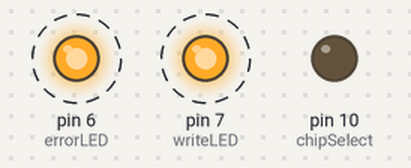
The program below on a simulated Arduino Uno, built with avr-gcc and run on an emulated ATmega328P. Shown: output pins drawn as LEDs (lit = HIGH). Dashed ring = blinking. The local clock reads 2024-03-15 10:24:30 at power-on unless the program sets it; what the program prints to the serial monitor is not drawn.

Above: at 0.2 s.
Timing chart, 0 to 3.0 s (numbered marks = the images above):
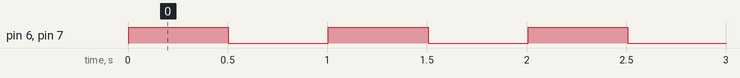

Measured:
- by itself, pin 6 (errorLED), pin 7 (writeLED): alternates HIGH for 0.50 s and LOW for 0.50 s

The program:

main.cpp
```cpp
#include <Arduino.h>

#include <datasaveSD.h>
#include <LCDTFT.h>
#include <rtc.h>
#include <SHT40.h>
#include <main.h>

void setup()
{
  pinMode(errorLED,OUTPUT);
  pinMode(writeLED,OUTPUT);

  pinMode(chipSelect, OUTPUT);

  Serial.begin(57600);        // Config platformio.ini to same baud for serial monitor
  while (!Serial);            // wait for serial port to connect. Needed for native USB

  digitalWrite(writeLED, LOW);
  digitalWrite(errorLED, LOW);
  digitalWrite(chipSelect, LOW);

  // Initialize Devices
  initRTXC();

}

void loop()
{
  // put your main code here, to run repeatedly:
  Serial.print("Initializing...\n");

  digitalWrite(writeLED, HIGH);

  /*****************
   *  Timestamp:
   * ***************/
  String dataCollected = "";
  DateTime now = rtc.now();

  dataCollected += String(now.hour(), DEC);
  dataCollected += String(':');
  dataCollected += String(now.minute(), DEC);
  dataCollected += String(':');
  dataCollected += String(now.second(), DEC);
  dataCollected += csv;

  Serial.print("Timestamp: ");
  Serial.println(dataCollected);

  /*******/
  digitalWrite(errorLED, HIGH);
  delay(500);
  digitalWrite(writeLED, LOW);
  digitalWrite(errorLED, LOW);
  delay(500);

}
```

SHT40.h
```cpp
/*********************************************************
  SHT4x Humidity & Temp Sensor
  ********************************************************/

#include "Adafruit_SHT4x.h"
```

datasaveSD.h
```cpp
/*********************************************************
  Adafruit Datalogger SD Card
  ********************************************************/

#include <SD.h>

// SD Card
Sd2Card card;
SdVolume volume;
SdFile root;
File dataFile;
String dash = " - ";
String slash = "/";
String csv = ", ";
const int chipSelect = 10;
char filename[] = "LOGGER00.txt";
```

main.h
```cpp
#include <stdio.h>

//Indicator LEDs
#define errorLED 6
#define writeLED 7
```

rtc.h
```cpp
/*********************************************************
  Adafruit Datalogger Real Time Clock
  ********************************************************/
#include <RTClib.h>

// Global Defines:
extern RTC_PCF8523 rtc;

// Prototypes
  void initRTXC(void);
```

rtc.cpp
```cpp
#include <rtc.h>

void initRTXC()
{
    //tft.println("Initializing RTC...");

  if (! rtc.begin())
  {
    //tft.print("RTC");
    //tft.setTextColor(ST77XX_RED);
    //tft.print("FAIL\n");
    //tft.setTextColor(ST77XX_BLUE);

    Serial.println("Couldn't find RTC");
    Serial.flush();
    abort();
  }

  if (! rtc.initialized() || rtc.lostPower())
  {
    Serial.println("RTC is NOT initialized, set the time.");
    rtc.adjust(DateTime(F(__DATE__), F(__TIME__)));         // Sets the RTC with an explicit date & time
  }

  rtc.start();

  // PCF8523 Calibration Coefficients
  // https://www.nxp.com/docs/en/application-note/AN11247.pdf
  float drift = 0;                   // seconds plus or minus over observation period - set to 0 to cancel previous calibration.
  float period_sec = (7 * 86400);     // total observation period in seconds (86400 = seconds in 1 day:  7 days = (7 * 86400) seconds )
  float deviation_ppm = (drift / period_sec * 1000000); //  deviation in parts per million (μs)
  float drift_unit = 4.34;            // use with offset mode PCF8523_TwoHours
  // float drift_unit = 4.069; //For corrections every min the drift_unit is 4.069 ppm (use with offset mode PCF8523_OneMinute)
  int offset = round(deviation_ppm / drift_unit);
  // rtc.calibrate(PCF8523_TwoHours, offset);   // Un-comment to perform calibration once drift (seconds) and observation period (seconds) are correct
  // rtc.calibrate(PCF8523_TwoHours, 0);        // Un-comment to cancel previous calibration
  Serial.print("Offset is ");  Serial.println(offset); // Print to control offset


  //tft.print("RTC - ");
  //tft.setTextColor(ST77XX_GREEN);
  //tft.print("PASS\n");
  //tft.setTextColor(ST77XX_BLUE);
  Serial.print("RTC - PASS\n");
}
```

LCDTFT.h
```cpp
/*********************************************************
  1.44" TFT LCD Module
  ********************************************************/
 #include <Adafruit_ST7735.h>      // TFT

// Display
#define TFT_CS         5    // Chip Select
#define TFT_RST       -1    // Connect to Arduino RESET pin
#define TFT_DC         8    //

Adafruit_ST7735 tft = Adafruit_ST7735(TFT_CS, TFT_DC, TFT_RST);
```
